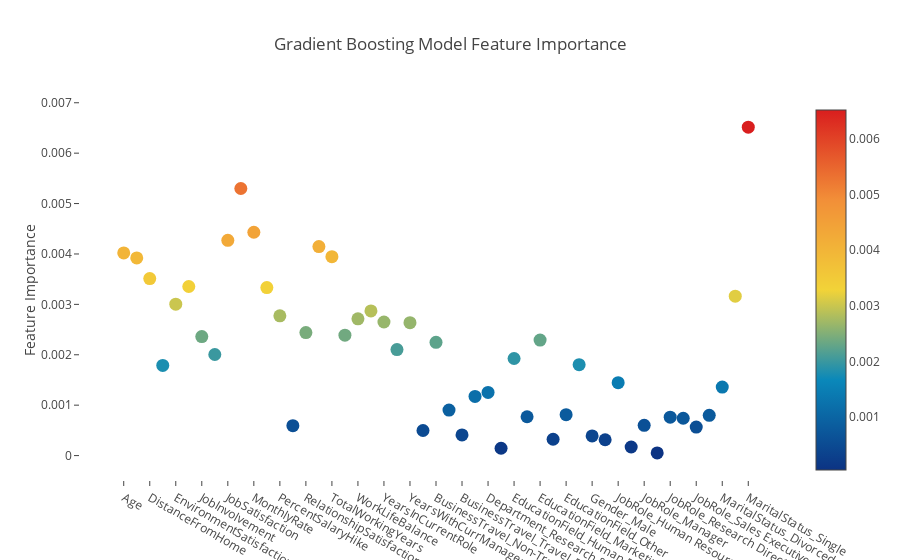

Here is the notebook cell this chart was saved with:
### Markdown cell above
##### Feature Ranking with Gradient Boosting

### Code cell
# Scatter plot 
trace = go.Scatter(
    y = gb.feature_importances_,
    x = new_attrition_data_df.columns.values,
    mode='markers',
    marker=dict(
        sizemode = 'diameter',
        sizeref = 1,
        size = 13,
        #size= rf.feature_importances_,
        #color = np.random.randn(500), #set color equal to a variable
        color = gb.feature_importances_,
        colorscale='Portland',
        showscale=True
    ),
    text = new_attrition_data_df.columns.values
)
data = [trace]

layout= go.Layout(
    autosize= True,
    title= 'Gradient Boosting Model Feature Importance',
    hovermode= 'closest',
     xaxis= dict(
         ticklen= 5,
         showgrid=False,
        zeroline=False,
        showline=False
     ),
    yaxis=dict(
        title= 'Feature Importance',
        showgrid=False,
        zeroline=False,
        ticklen= 5,
        gridwidth= 2
    ),
    showlegend= False
)
fig = go.Figure(data=data, layout=layout)
py.iplot(fig,filename='scatter')

### Figure 1 — Plotly figure (JSON) as saved in the notebook; plotly's stock layout.template omitted (floating-point values rounded to 4 significant figures)
{"data": [{"marker": {"color": [0.00402, 0.003921, 0.003513, 0.001788, 0.003004, 0.003354, 0.002362, 0.002006, 0.004272, 0.005299, 0.004431, 0.003333, 0.002772, 0.0005938, 0.00244, 0.004147, 0.003946, 0.002388, 0.002713, 0.00287, 0.00265, 0.002103, 0.002637, 0.0004971, 0.002248, 0.0009037, 0.0004095, 0.001174, 0.001253, 0.0001458, 0.001926, 0.0007705, 0.002293, 0.0003243, 0.0008113, 0.001803, 0.000389, 0.0003137, 0.001447, 0.0001705, 0.0006002, 5.359e-05, 0.0007627, 0.0007405, 0.0005661, 0.0007977, 0.001358, 0.003163, 0.006517], "colorscale": "Portland", "showscale": true, "size": 13, "sizemode": "diameter", "sizeref": 1}, "mode": "markers", "text": ["Age", "DailyRate", "DistanceFromHome", "Education", "EnvironmentSatisfaction", "HourlyRate", "JobInvolvement", "JobLevel", "JobSatisfaction", "MonthlyIncome", "MonthlyRate", "NumCompaniesWorked", "PercentSalaryHike", "PerformanceRating", "RelationshipSatisfaction", "StockOptionLevel", "TotalWorkingYears", "TrainingTimesLastYear", "WorkLifeBalance", "YearsAtCompany", "YearsInCurrentRole", "YearsSinceLastPromotion", "YearsWithCurrManager", "attrition", "BusinessTravel_Non-Travel", "BusinessTravel_Travel_Frequently", "BusinessTravel_Travel_Rarely", "Department_Human Resources", "Department_Research & Development", "Department_Sales", "EducationField_Human Resources", "EducationField_Life Sciences", "EducationField_Marketing", "EducationField_Medical", "EducationField_Other", "EducationField_Technical Degree", "Gender_Male", "JobRole_Healthcare Representative", "JobRole_Human Resources", "JobRole_Laboratory Technician", "JobRole_Manager", "JobRole_Manufacturing Director", "JobRole_Research Director", "JobRole_Research Scientist", "JobRole_Sales Executive", "JobRole_Sales Representative", "MaritalStatus_Divorced", "MaritalStatus_Married", "MaritalStatus_Single", "OverTime_Yes"], "type": "scatter", "x": ["Age", "DailyRate", "DistanceFromHome", "Education", "EnvironmentSatisfaction", "HourlyRate", "JobInvolvement", "JobLevel", "JobSatisfaction", "MonthlyIncome", "MonthlyRate", "NumCompaniesWorked", "PercentSalaryHike", "PerformanceRating", "RelationshipSatisfaction", "StockOptionLevel", "TotalWorkingYears", "TrainingTimesLastYear", "WorkLifeBalance", "YearsAtCompany", "YearsInCurrentRole", "YearsSinceLastPromotion", "YearsWithCurrManager", "attrition", "BusinessTravel_Non-Travel", "BusinessTravel_Travel_Frequently", "BusinessTravel_Travel_Rarely", "Department_Human Resources", "Department_Research & Development", "Department_Sales", "EducationField_Human Resources", "EducationField_Life Sciences", "EducationField_Marketing", "EducationField_Medical", "EducationField_Other", "EducationField_Technical Degree", "Gender_Male", "JobRole_Healthcare Representative", "JobRole_Human Resources", "JobRole_Laboratory Technician", "JobRole_Manager", "JobRole_Manufacturing Director", "JobRole_Research Director", "JobRole_Research Scientist", "JobRole_Sales Executive", "JobRole_Sales Representative", "MaritalStatus_Divorced", "MaritalStatus_Married", "MaritalStatus_Single", "OverTime_Yes"], "y": [0.00402, 0.003921, 0.003513, 0.001788, 0.003004, 0.003354, 0.002362, 0.002006, 0.004272, 0.005299, 0.004431, 0.003333, 0.002772, 0.0005938, 0.00244, 0.004147, 0.003946, 0.002388, 0.002713, 0.00287, 0.00265, 0.002103, 0.002637, 0.0004971, 0.002248, 0.0009037, 0.0004095, 0.001174, 0.001253, 0.0001458, 0.001926, 0.0007705, 0.002293, 0.0003243, 0.0008113, 0.001803, 0.000389, 0.0003137, 0.001447, 0.0001705, 0.0006002, 5.359e-05, 0.0007627, 0.0007405, 0.0005661, 0.0007977, 0.001358, 0.003163, 0.006517]}], "layout": {"autosize": true, "hovermode": "closest", "showlegend": false, "title": "Gradient Boosting Model Feature Importance", "xaxis": {"showgrid": false, "showline": false, "ticklen": 5, "zeroline": false}, "yaxis": {"gridwidth": 2, "showgrid": false, "ticklen": 5, "title": "Feature Importance", "zeroline": false}}}
